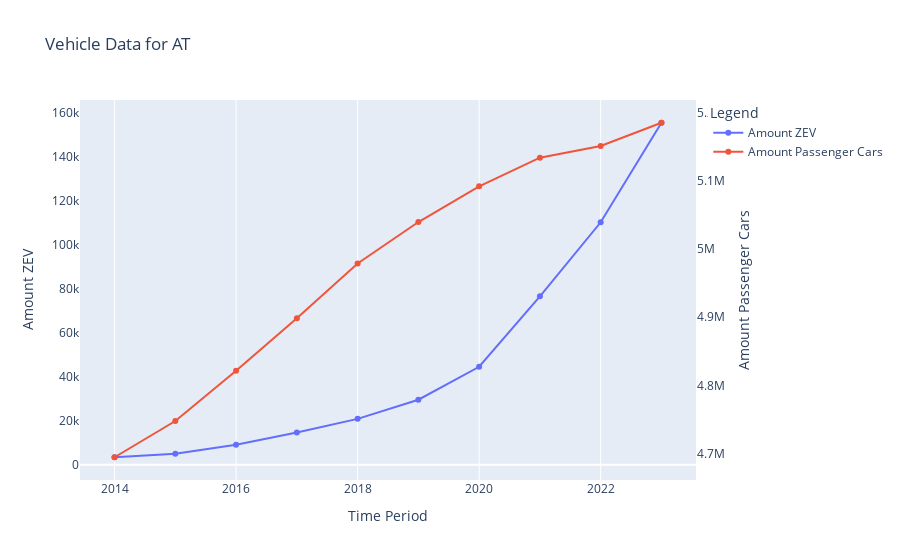
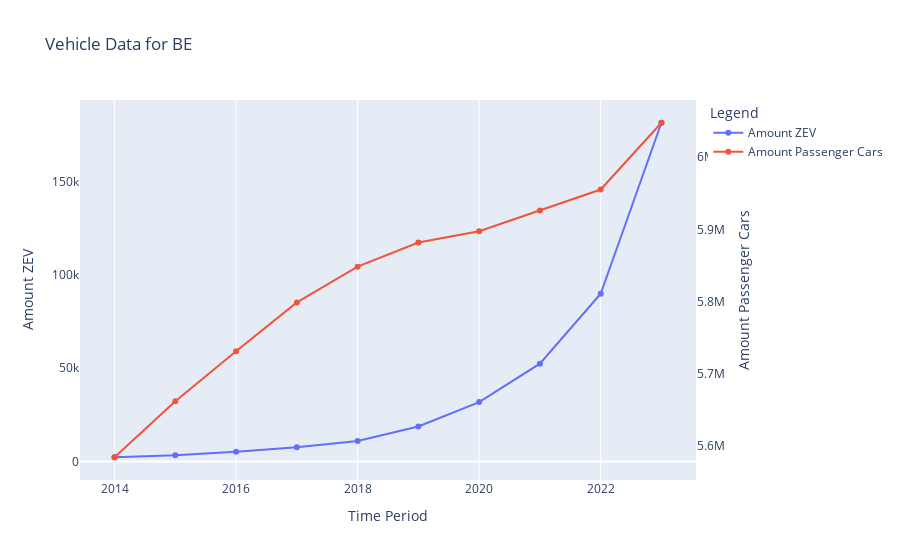
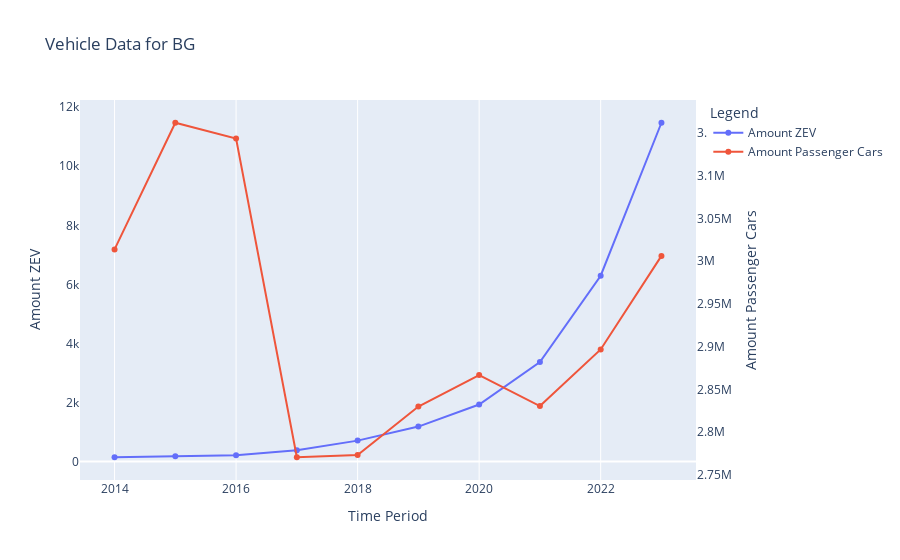
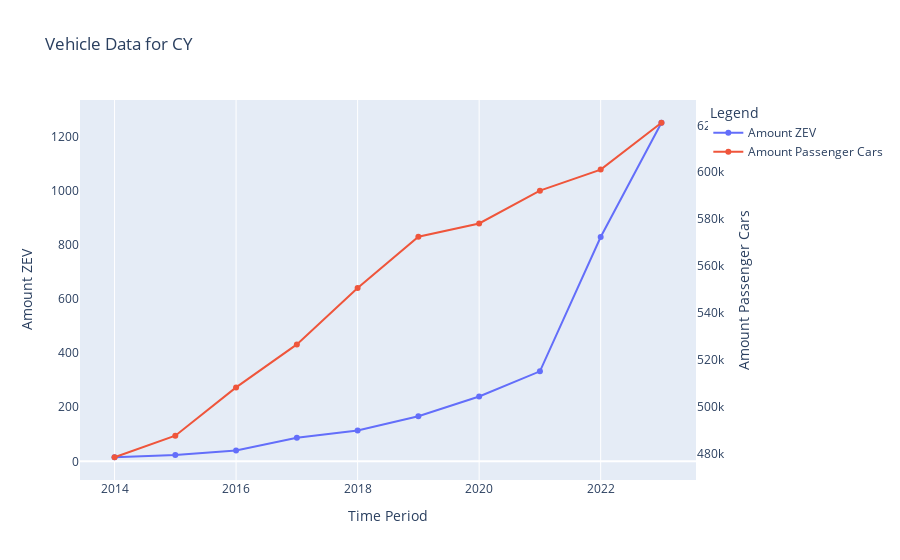

The notebook cell these images were saved under, in order:
### Markdown cell above
# Deelvraag 1

### Code cell
for name, group in groups:
    fig = go.Figure()
    fig.add_trace(go.Scatter(x=group['TIME_PERIOD'], y=group['amount_zev'],
                             mode='lines+markers',
                             name='Amount ZEV',
                             yaxis='y1'))
    fig.add_trace(go.Scatter(x=group['TIME_PERIOD'], y=group['amount_passenger_cars'],
                             mode='lines+markers',
                             name='Amount Passenger Cars',
                             yaxis='y2'))

    fig.update_layout(
        title=f'Vehicle Data for {name}',
        xaxis_title='Time Period',
        yaxis_title='Amount ZEV',
        yaxis=dict(
            title='Amount ZEV',
            side='left',
            showgrid=False
        ),
        yaxis2=dict(
            title='Amount Passenger Cars',
            side='right',
            overlaying='y',
            showgrid=False
        ),
        legend_title='Legend'
    )

    fig.show()

### Figure 1 — Plotly figure (JSON) as saved in the notebook; plotly's stock layout.template omitted (floating-point values rounded to 4 significant figures)
{"data": [{"mode": "lines+markers", "name": "Amount ZEV", "type": "scatter", "x": [2014, 2015, 2016, 2017, 2018, 2019, 2020, 2021, 2022, 2023], "y": [3389, 5038, 9086, 14637, 20855, 29564, 44552, 76594, 110287, 155557], "yaxis": "y"}, {"mode": "lines+markers", "name": "Amount Passenger Cars", "type": "scatter", "x": [2014, 2015, 2016, 2017, 2018, 2019, 2020, 2021, 2022, 2023], "y": [4694921, 4748048, 4821557, 4898578, 4978852, 5039548, 5091827, 5133836, 5150890, 5185006], "yaxis": "y2"}], "layout": {"legend": {"title": {"text": "Legend"}}, "title": {"text": "Vehicle Data for AT"}, "xaxis": {"title": {"text": "Time Period"}}, "yaxis": {"showgrid": false, "side": "left", "title": {"text": "Amount ZEV"}}, "yaxis2": {"overlaying": "y", "showgrid": false, "side": "right", "title": {"text": "Amount Passenger Cars"}}}}

### Figure 2 — Plotly figure (JSON) as saved in the notebook; plotly's stock layout.template omitted (floating-point values rounded to 4 significant figures)
{"data": [{"mode": "lines+markers", "name": "Amount ZEV", "type": "scatter", "x": [2014, 2015, 2016, 2017, 2018, 2019, 2020, 2021, 2022, 2023], "y": [2240, 3319, 5212, 7562, 10901, 18733, 31793, 52396, 89839, 181476], "yaxis": "y"}, {"mode": "lines+markers", "name": "Amount Passenger Cars", "type": "scatter", "x": [2014, 2015, 2016, 2017, 2018, 2019, 2020, 2021, 2022, 2023], "y": [5584690, 5662059, 5731292, 5798939, 5848425, 5881874, 5897488, 5926009, 5955127, 6047551], "yaxis": "y2"}], "layout": {"legend": {"title": {"text": "Legend"}}, "title": {"text": "Vehicle Data for BE"}, "xaxis": {"title": {"text": "Time Period"}}, "yaxis": {"showgrid": false, "side": "left", "title": {"text": "Amount ZEV"}}, "yaxis2": {"overlaying": "y", "showgrid": false, "side": "right", "title": {"text": "Amount Passenger Cars"}}}}

### Figure 3 — Plotly figure (JSON) as saved in the notebook; plotly's stock layout.template omitted (floating-point values rounded to 4 significant figures)
{"data": [{"mode": "lines+markers", "name": "Amount ZEV", "type": "scatter", "x": [2014, 2015, 2016, 2017, 2018, 2019, 2020, 2021, 2022, 2023], "y": [147, 183, 215, 384, 710, 1185, 1933, 3369, 6293, 11473], "yaxis": "y"}, {"mode": "lines+markers", "name": "Amount Passenger Cars", "type": "scatter", "x": [2014, 2015, 2016, 2017, 2018, 2019, 2020, 2021, 2022, 2023], "y": [3013863, 3162037, 3143568, 2770615, 2773325, 2829946, 2866763, 2830464, 2896777, 3006215], "yaxis": "y2"}], "layout": {"legend": {"title": {"text": "Legend"}}, "title": {"text": "Vehicle Data for BG"}, "xaxis": {"title": {"text": "Time Period"}}, "yaxis": {"showgrid": false, "side": "left", "title": {"text": "Amount ZEV"}}, "yaxis2": {"overlaying": "y", "showgrid": false, "side": "right", "title": {"text": "Amount Passenger Cars"}}}}

### Figure 4 — Plotly figure (JSON) as saved in the notebook; plotly's stock layout.template omitted (floating-point values rounded to 4 significant figures)
{"data": [{"mode": "lines+markers", "name": "Amount ZEV", "type": "scatter", "x": [2014, 2015, 2016, 2017, 2018, 2019, 2020, 2021, 2022, 2023], "y": [15, 23, 40, 87, 114, 167, 240, 333, 830, 1253], "yaxis": "y"}, {"mode": "lines+markers", "name": "Amount Passenger Cars", "type": "scatter", "x": [2014, 2015, 2016, 2017, 2018, 2019, 2020, 2021, 2022, 2023], "y": [478492, 487692, 508284, 526617, 550695, 572501, 578158, 592156, 601131, 621116], "yaxis": "y2"}], "layout": {"legend": {"title": {"text": "Legend"}}, "title": {"text": "Vehicle Data for CY"}, "xaxis": {"title": {"text": "Time Period"}}, "yaxis": {"showgrid": false, "side": "left", "title": {"text": "Amount ZEV"}}, "yaxis2": {"overlaying": "y", "showgrid": false, "side": "right", "title": {"text": "Amount Passenger Cars"}}}}
